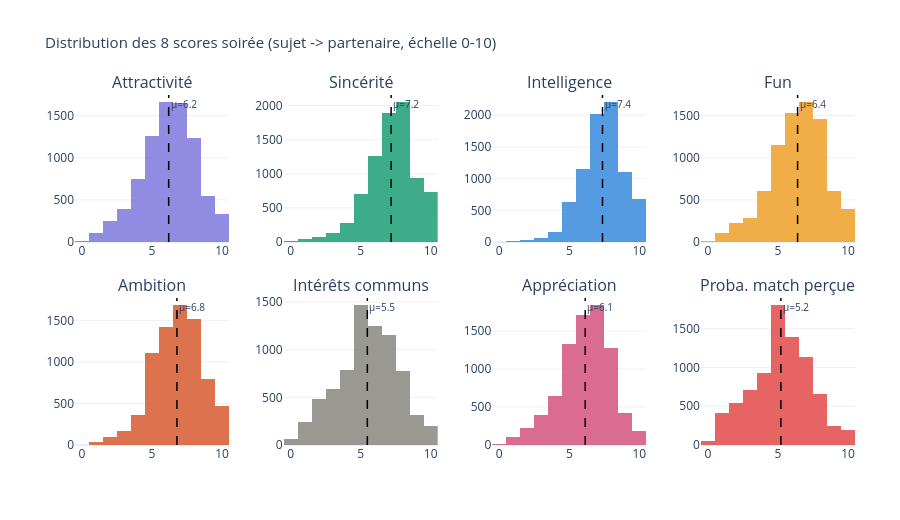
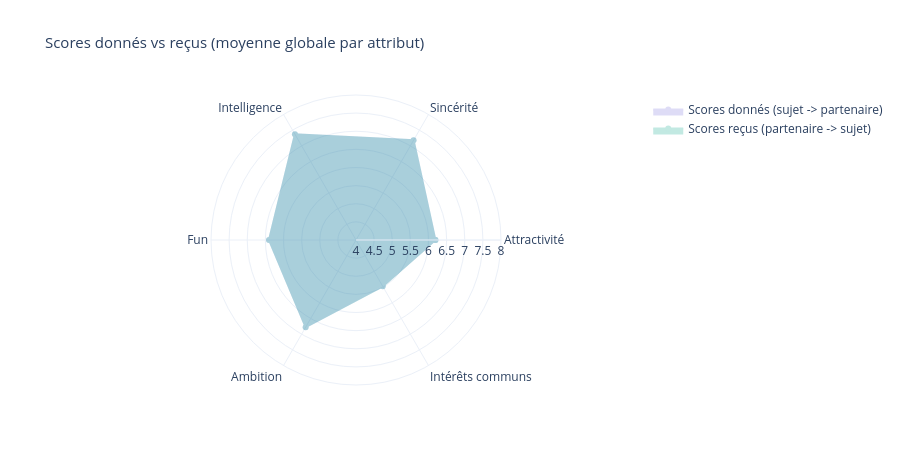

The cell these charts' notebook holds for them, in order:
### Code cell
# =============================================================================
# SCORES SOIRÉE
# =============================================================================
print("\n" + "─" * 65)
print("SCORES SOIRÉE (sujet -> partenaire)")
print("─" * 65)
 
score_stats = df[SCORE_SELF].agg(["mean","median","std","skew"]).T.round(2)
score_stats.index = [ATTR_FR.get(c, c) for c in score_stats.index]
print("\nStats descriptives (échelle 0-10) :")
print(score_stats.to_string())
print("\nObservations :")
print("- Sincérité (7.17) et Intelligence (7.38) : notes systématiquement hautes")
print("- Attractivité (6.20) et Fun (6.41) : plus discriminantes")
print("- Intérêts communs (5.54) : note la plus basse, forte variance")
print("- Toutes les distributions sont légèrement asymétriques à gauche (skew < 0)")
print("-> Les gens évitent les notes très basses (effet politesse)")
 
# Histogrammes 8 attributs
fig_u2a = make_subplots(
    rows=2, cols=4,
    subplot_titles=[ATTR_FR.get(c, c) for c in SCORE_SELF],
    vertical_spacing=0.16, horizontal_spacing=0.07,
)
for i, col in enumerate(SCORE_SELF):
    r, c = divmod(i, 4)
    mean_v = df[col].mean()
    fig_u2a.add_trace(go.Histogram(
        x=df[col], nbinsx=20,
        marker_color=COLORS8[i], opacity=0.85, showlegend=False,
    ), row=r+1, col=c+1)
    fig_u2a.add_vline(
        x=mean_v, line_dash="dash", line_color="black", line_width=1.5,
        annotation_text=f"μ={mean_v:.1f}", annotation_font_size=10,
        row=r+1, col=c+1
    )
fig_u2a.update_layout(
    title="Distribution des 8 scores soirée (sujet -> partenaire, échelle 0-10)",
    height=520, plot_bgcolor="white", title_font_size=15,
    margin=dict(t=95, b=75, l=75, r=45),
)
fig_u2a.show()
 
# Comparaison scores donnés vs reçus (radar)
avg_given    = df[SCORE_SELF[:6]].mean().values
avg_received = df[SCORE_OTHER[:6]].mean().values
attrs_radar  = [ATTR_FR.get(c, c) for c in SCORE_SELF[:6]]
 
fig_u2b = go.Figure()
fig_u2b.add_trace(go.Scatterpolar(
    r=list(avg_given) + [avg_given[0]],
    theta=attrs_radar + [attrs_radar[0]],
    fill="toself", name="Scores donnés (sujet -> partenaire)",
    line_color=C["purple"], fillcolor=C["purple"], opacity=0.25,
))
fig_u2b.add_trace(go.Scatterpolar(
    r=list(avg_received) + [avg_received[0]],
    theta=attrs_radar + [attrs_radar[0]],
    fill="toself", name="Scores reçus (partenaire -> sujet)",
    line_color=C["teal"], fillcolor=C["teal"], opacity=0.25,
))
fig_u2b.update_layout(
    polar=dict(radialaxis=dict(range=[4, 8])),
    title="Scores donnés vs reçus (moyenne globale par attribut)",
    height=460, title_font_size=15,
    margin=dict(t=95, b=75, l=75, r=45),
)
fig_u2b.show()
 
print(f"\n  Comparaison scores donnés vs reçus :")
for s, o in zip(SCORE_SELF[:6], SCORE_OTHER[:6]):
    diff = df[s].mean() - df[o].mean()
    direction = "-> sujet plus généreux" if diff > 0.1 else "-> partenaire plus généreux" if diff < -0.1 else "-> symétrique"
    print(f"  {ATTR_FR.get(s, s):<20}  donné={df[s].mean():.2f}  reçu={df[o].mean():.2f}  diff={diff:+.2f}  {direction}")

### Figure 1 — Plotly figure (JSON) as saved in the notebook; plotly's stock layout.template omitted (floating-point values rounded to 4 significant figures; data arrays with more than 128 entries replaced by an {"elided": "..."} marker saying what was removed)
{"data": [{"marker": {"color": "#7F77DD"}, "nbinsx": 20, "opacity": 0.85, "showlegend": false, "type": "histogram", "x": {"elided": "8378 float values"}, "xaxis": "x", "yaxis": "y"}, {"marker": {"color": "#1D9E75"}, "nbinsx": 20, "opacity": 0.85, "showlegend": false, "type": "histogram", "x": {"elided": "8378 float values"}, "xaxis": "x2", "yaxis": "y2"}, {"marker": {"color": "#378ADD"}, "nbinsx": 20, "opacity": 0.85, "showlegend": false, "type": "histogram", "x": {"elided": "8378 float values"}, "xaxis": "x3", "yaxis": "y3"}, {"marker": {"color": "#EF9F27"}, "nbinsx": 20, "opacity": 0.85, "showlegend": false, "type": "histogram", "x": {"elided": "8378 float values"}, "xaxis": "x4", "yaxis": "y4"}, {"marker": {"color": "#D85A30"}, "nbinsx": 20, "opacity": 0.85, "showlegend": false, "type": "histogram", "x": {"elided": "8378 float values"}, "xaxis": "x5", "yaxis": "y5"}, {"marker": {"color": "#888780"}, "nbinsx": 20, "opacity": 0.85, "showlegend": false, "type": "histogram", "x": {"elided": "8378 float values"}, "xaxis": "x6", "yaxis": "y6"}, {"marker": {"color": "#D4537E"}, "nbinsx": 20, "opacity": 0.85, "showlegend": false, "type": "histogram", "x": {"elided": "8378 float values"}, "xaxis": "x7", "yaxis": "y7"}, {"marker": {"color": "#E24B4A"}, "nbinsx": 20, "opacity": 0.85, "showlegend": false, "type": "histogram", "x": {"elided": "8378 float values"}, "xaxis": "x8", "yaxis": "y8"}], "layout": {"annotations": [{"font": {"size": 16}, "showarrow": false, "text": "Attractivité", "x": 0.09875, "xanchor": "center", "xref": "paper", "y": 1, "yanchor": "bottom", "yref": "paper"}, {"font": {"size": 16}, "showarrow": false, "text": "Sincérité", "x": 0.3663, "xanchor": "center", "xref": "paper", "y": 1, "yanchor": "bottom", "yref": "paper"}, {"font": {"size": 16}, "showarrow": false, "text": "Intelligence", "x": 0.6338, "xanchor": "center", "xref": "paper", "y": 1, "yanchor": "bottom", "yref": "paper"}, {"font": {"size": 16}, "showarrow": false, "text": "Fun", "x": 0.9012, "xanchor": "center", "xref": "paper", "y": 1, "yanchor": "bottom", "yref": "paper"}, {"font": {"size": 16}, "showarrow": false, "text": "Ambition", "x": 0.09875, "xanchor": "center", "xref": "paper", "y": 0.42, "yanchor": "bottom", "yref": "paper"}, {"font": {"size": 16}, "showarrow": false, "text": "Intérêts communs", "x": 0.3663, "xanchor": "center", "xref": "paper", "y": 0.42, "yanchor": "bottom", "yref": "paper"}, {"font": {"size": 16}, "showarrow": false, "text": "Appréciation", "x": 0.6338, "xanchor": "center", "xref": "paper", "y": 0.42, "yanchor": "bottom", "yref": "paper"}, {"font": {"size": 16}, "showarrow": false, "text": "Proba. match perçue", "x": 0.9012, "xanchor": "center", "xref": "paper", "y": 0.42, "yanchor": "bottom", "yref": "paper"}, {"font": {"size": 10}, "showarrow": false, "text": "μ=6.2", "x": 6.19, "xanchor": "left", "xref": "x", "y": 1, "yanchor": "top", "yref": "y domain"}, {"font": {"size": 10}, "showarrow": false, "text": "μ=7.2", "x": 7.175, "xanchor": "left", "xref": "x2", "y": 1, "yanchor": "top", "yref": "y2 domain"}, {"font": {"size": 10}, "showarrow": false, "text": "μ=7.4", "x": 7.369, "xanchor": "left", "xref": "x3", "y": 1, "yanchor": "top", "yref": "y3 domain"}, {"font": {"size": 10}, "showarrow": false, "text": "μ=6.4", "x": 6.401, "xanchor": "left", "xref": "x4", "y": 1, "yanchor": "top", "yref": "y4 domain"}, {"font": {"size": 10}, "showarrow": false, "text": "μ=6.8", "x": 6.778, "xanchor": "left", "xref": "x5", "y": 1, "yanchor": "top", "yref": "y5 domain"}, {"font": {"size": 10}, "showarrow": false, "text": "μ=5.5", "x": 5.475, "xanchor": "left", "xref": "x6", "y": 1, "yanchor": "top", "yref": "y6 domain"}, {"font": {"size": 10}, "showarrow": false, "text": "μ=6.1", "x": 6.134, "xanchor": "left", "xref": "x7", "y": 1, "yanchor": "top", "yref": "y7 domain"}, {"font": {"size": 10}, "showarrow": false, "text": "μ=5.2", "x": 5.208, "xanchor": "left", "xref": "x8", "y": 1, "yanchor": "top", "yref": "y8 domain"}], "height": 520, "margin": {"b": 75, "l": 75, "r": 45, "t": 95}, "plot_bgcolor": "white", "shapes": [{"line": {"color": "black", "dash": "dash", "width": 1.5}, "type": "line", "x0": 6.19, "x1": 6.19, "xref": "x", "y0": 0, "y1": 1, "yref": "y domain"}, {"line": {"color": "black", "dash": "dash", "width": 1.5}, "type": "line", "x0": 7.175, "x1": 7.175, "xref": "x2", "y0": 0, "y1": 1, "yref": "y2 domain"}, {"line": {"color": "black", "dash": "dash", "width": 1.5}, "type": "line", "x0": 7.369, "x1": 7.369, "xref": "x3", "y0": 0, "y1": 1, "yref": "y3 domain"}, {"line": {"color": "black", "dash": "dash", "width": 1.5}, "type": "line", "x0": 6.401, "x1": 6.401, "xref": "x4", "y0": 0, "y1": 1, "yref": "y4 domain"}, {"line": {"color": "black", "dash": "dash", "width": 1.5}, "type": "line", "x0": 6.778, "x1": 6.778, "xref": "x5", "y0": 0, "y1": 1, "yref": "y5 domain"}, {"line": {"color": "black", "dash": "dash", "width": 1.5}, "type": "line", "x0": 5.475, "x1": 5.475, "xref": "x6", "y0": 0, "y1": 1, "yref": "y6 domain"}, {"line": {"color": "black", "dash": "dash", "width": 1.5}, "type": "line", "x0": 6.134, "x1": 6.134, "xref": "x7", "y0": 0, "y1": 1, "yref": "y7 domain"}, {"line": {"color": "black", "dash": "dash", "width": 1.5}, "type": "line", "x0": 5.208, "x1": 5.208, "xref": "x8", "y0": 0, "y1": 1, "yref": "y8 domain"}], "title": {"font": {"size": 15}, "text": "Distribution des 8 scores soirée (sujet -> partenaire, échelle 0-10)"}, "xaxis": {"anchor": "y", "domain": [0, 0.1975]}, "xaxis2": {"anchor": "y2", "domain": [0.2675, 0.465]}, "xaxis3": {"anchor": "y3", "domain": [0.535, 0.7325]}, "xaxis4": {"anchor": "y4", "domain": [0.8025, 1]}, "xaxis5": {"anchor": "y5", "domain": [0, 0.1975]}, "xaxis6": {"anchor": "y6", "domain": [0.2675, 0.465]}, "xaxis7": {"anchor": "y7", "domain": [0.535, 0.7325]}, "xaxis8": {"anchor": "y8", "domain": [0.8025, 1]}, "yaxis": {"anchor": "x", "domain": [0.58, 1]}, "yaxis2": {"anchor": "x2", "domain": [0.58, 1]}, "yaxis3": {"anchor": "x3", "domain": [0.58, 1]}, "yaxis4": {"anchor": "x4", "domain": [0.58, 1]}, "yaxis5": {"anchor": "x5", "domain": [0, 0.42]}, "yaxis6": {"anchor": "x6", "domain": [0, 0.42]}, "yaxis7": {"anchor": "x7", "domain": [0, 0.42]}, "yaxis8": {"anchor": "x8", "domain": [0, 0.42]}}}

### Figure 2 — Plotly figure (JSON) as saved in the notebook; plotly's stock layout.template omitted (floating-point values rounded to 4 significant figures)
{"data": [{"fill": "toself", "fillcolor": "#7F77DD", "line": {"color": "#7F77DD"}, "name": "Scores donnés (sujet -> partenaire)", "opacity": 0.25, "r": [6.19, 7.175, 7.369, 6.401, 6.778, 5.475, 6.19], "theta": ["Attractivité", "Sincérité", "Intelligence", "Fun", "Ambition", "Intérêts communs", "Attractivité"], "type": "scatterpolar"}, {"fill": "toself", "fillcolor": "#0FA98E", "line": {"color": "#0FA98E"}, "name": "Scores reçus (partenaire -> sujet)", "opacity": 0.25, "r": [6.19, 7.175, 7.369, 6.401, 6.778, 5.475, 6.19], "theta": ["Attractivité", "Sincérité", "Intelligence", "Fun", "Ambition", "Intérêts communs", "Attractivité"], "type": "scatterpolar"}], "layout": {"height": 460, "margin": {"b": 75, "l": 75, "r": 45, "t": 95}, "polar": {"radialaxis": {"range": [4, 8]}}, "title": {"font": {"size": 15}, "text": "Scores donnés vs reçus (moyenne globale par attribut)"}}}
